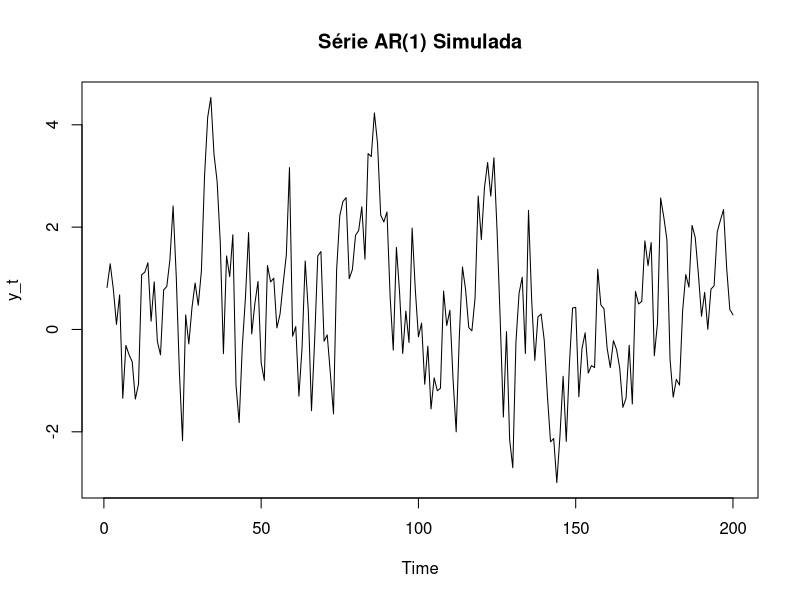

This figure's R source:
## ---- chunk 1

knitr::opts_chunk$set(echo = TRUE)
## ---- chunk 2
set.seed(12345)
T <- 200
phi <- 0.7
sigma <- 1
y <- numeric(T)

# Condição inicial para estacionariedade
y[1] <- rnorm(1, 0, sqrt(sigma^2 / (1 - phi^2)))

# Gerando a série
for (t in 2:T) {
  y[t] <- phi * y[t-1] + rnorm(1, 0, sigma)
}

ts.plot(y, main = "Série AR(1) Simulada", ylab = "y_t")
## ---- chunk 3

model_approx <- arima(y, order = c(1, 0, 0), method = "CSS", 
                      include.mean = FALSE, n.cond= 10)

model_exact <- arima(y, order = c(1, 0, 0), method = "ML", 
                     include.mean = FALSE)


## ---- chunk 4

model_approx

model_exact
